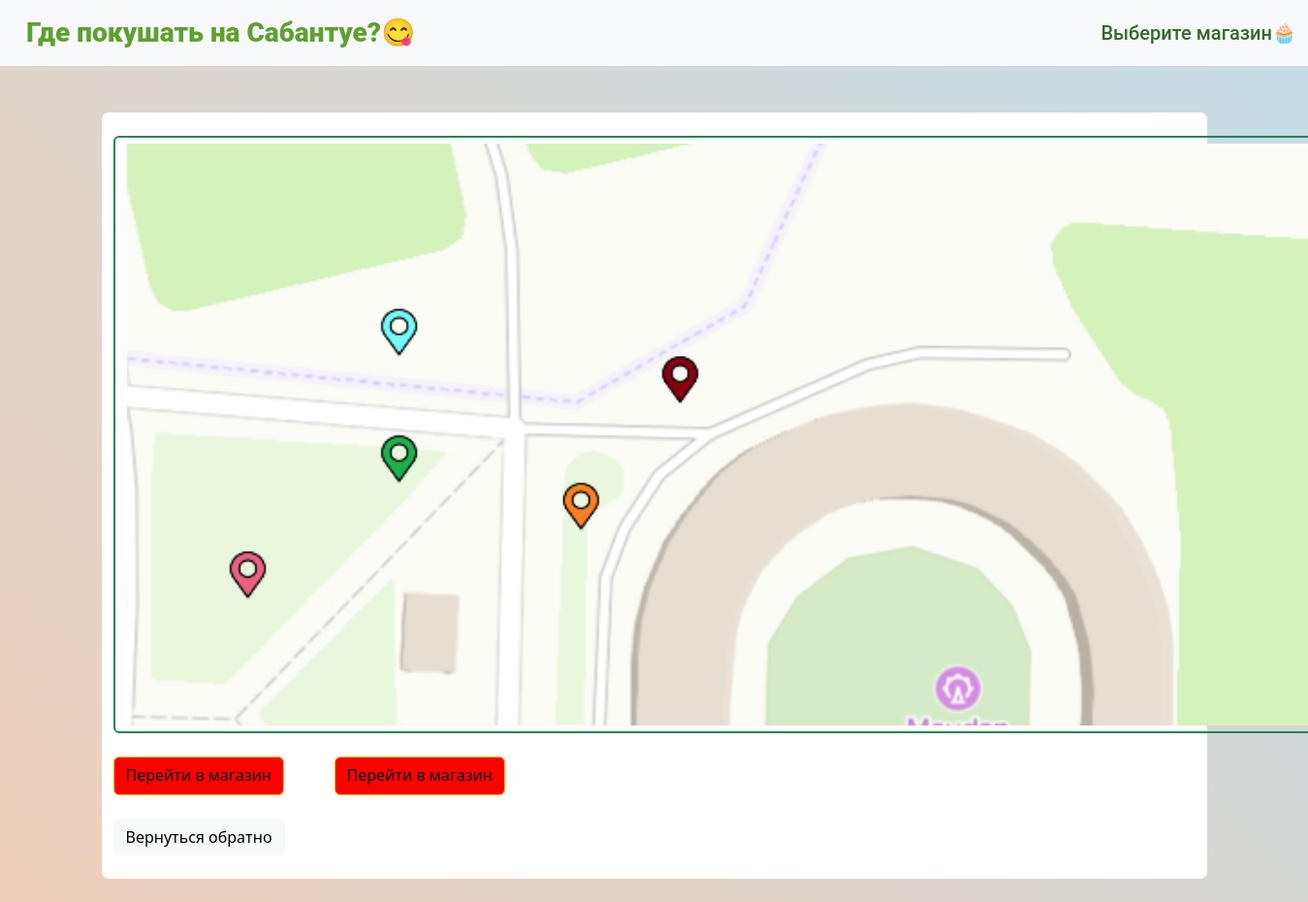
/map_2, run on an earlier commit of the app's database.
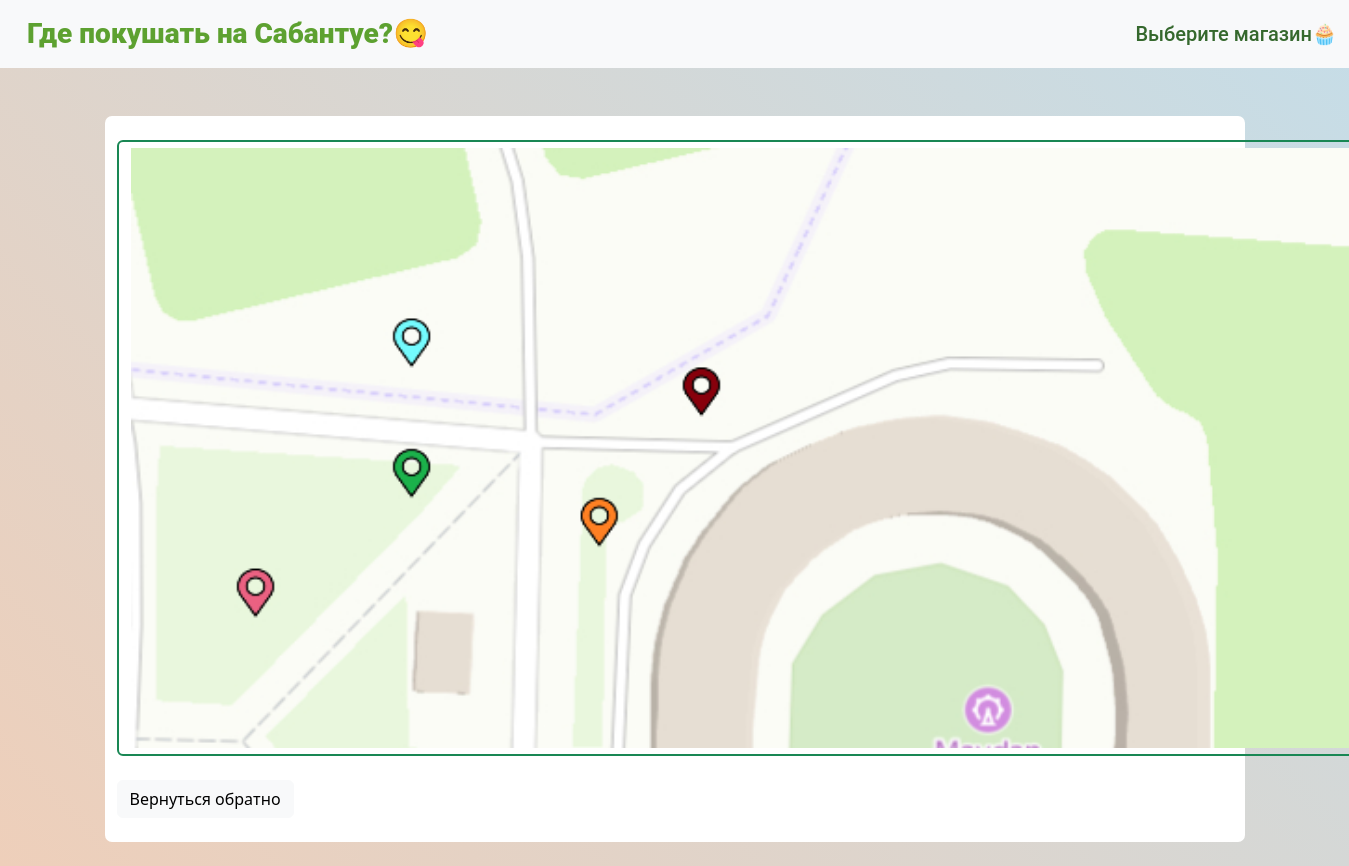
And on a later commit of the database.
### data/shops.py (models this page shows)
class Shops(SqlAlchemyBase):
    __tablename__ = 'shops'
    id = sqlalchemy.Column(sqlalchemy.Integer,
                           primary_key=True, autoincrement=True)
    name = sqlalchemy.Column(sqlalchemy.String)
    tg_name = sqlalchemy.Column(sqlalchemy.String)
    specific_gps = sqlalchemy.Column(sqlalchemy.String)
    which_map = sqlalchemy.Column(sqlalchemy.Integer)
    color = sqlalchemy.Column(sqlalchemy.String)

### main.py (the view)
@app.route('/map_2')
def map_2():
    db_sess = db_session.create_session()
    a = [i for i in db_sess.query(Shops).filter(Shops.which_map == 2).all()]
    color_id = []
    for i in a:
        text = ', '.join([i.name for i in db_sess.query(Meals).filter(Meals.shop_id == i.id).all()])
        color_id.append(
            [i.color, i.id, 'Товаров пока нет' if not text else text])
    cols = 5
    n = math.ceil(len(color_id) / cols)
    dr = [[] for _ in range(n)]
    for j in range(n):
        for k in range(5):
            if color_id:
                dr[j].append(color_id.pop(0))
    return render_template('map_2.html', color_id=dr)

### data/db_session.py (called while the page is built)
def create_session() -> Session:
    global __factory
    return __factory()

### templates/map_2.html
{% extends "base_map.html" %}
{% block content %}
<br>
<a href="#" class="btn btn-success" style="background-color:transparent; border-width:2px"><img
        src="static/img/map_2_shops.jpg" alt="..." style="width: 1269px; height: 600px;"></a>
<br>
<br>
{% for j in color_id %}
<div class="row row-cols-1 row-cols-md-5 g-4">
    {% for c in j %}
    <div class="col">
    <a class="btn btn-warning" data-bs-toggle="tooltip" data-bs-placement="top"
   data-bs-custom-class="custom-tooltip"
   title="{{ c[2] }}" href="/set_id/{{ c[1] }}"
   style="background-color:{{ c[0] }}; widht: 100px; height: 40px; width">Перейти в магазин</a>
    </div>
    {% endfor %}
</div>
<br>
{% endfor %}
<a class="btn btn-light" href="/">Вернуться обратно</a>
<br>
<br>
{% endblock %}

### templates/base_map.html (shortened to what this page needs)
<!doctype html>
<html lang="en">
<head>
    <link rel="stylesheet"
          href="https://cdn.jsdelivr.net/npm/bootstrap@5.0.0-beta1/dist/css/bootstrap.min.css"
>
    <link rel="stylesheet" href="/static/css/map.css" type="text/css"/>
    <link href="https://cdn.jsdelivr.net/npm/bootstrap@5.2.0-beta1/dist/css/bootstrap.min.css" rel="stylesheet"
>
</head>
<body background="/static/img/bg.jpg">
<div class="container1" style="text-align: center" align="center">
    <header>
        <nav class="navbar navbar-expand-lg bg-light" style="text-align: center;">
            <div class="container-fluid" align="center" style="text-align: center;">
                <a class="navbar-brand"
                   style="font-size:28px; color:#5DA130; font-family: Roboto Black; padding-left: 15px;">
                    Где покушать на Сабантуе?😋
                </a>
                <span class="navbar-text"
                      style="font-size:20px; color:#35682D; font-family: Roboto Medium; text-align: center; padding-left: auto; padding-right: auto;">
                    Выберите магазин🧁
                </span>
            </div>
        </nav>
    </header>
</div>
<br>
<br>
<main role="main" class="container" style="background-color:#ffffff;  border-radius: 7px;">
    {% block content %}{% endblock %}
</main>
<br>
</body>
</html>

### static/css/map.css (style rules this page uses)
.container1 { width: 100%; max-width: 20000px; margin: 0 auto; background-color:#ffffff; }
a { align: center; text-align: center; }
body { background: linear-gradient(45deg, #EECFBA, #C5DDE8) no-repeat center center fixed; background-size: cover; }

What changed in the data, as far as the page shows it:
removed Shops: {{ c[1] }} 4 (drawn)
